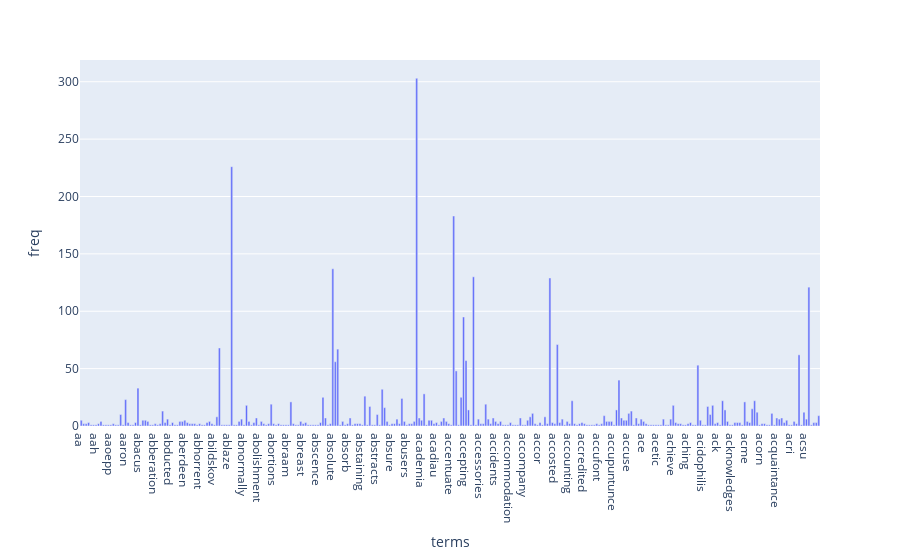

The notebook cell this image was saved under:
### Markdown cell above
<a id='exercise14'></a>
### >>> **Exercise 14 (take home):** 
The chart above contains all the vocabulary, and it's computationally intensive to both compute and visualize. Can you efficiently reduce the number of terms you want to visualize as an exercise.

### Code cell
# Answer here
import numpy as np
import matplotlib.pyplot as plt
import plotly.express as px
import numpy as np
from sklearn.feature_extraction.text import CountVectorizer

## Remove stop words(eg. 'the','and','I') from documents and tokenize only "word"
count_vect = CountVectorizer(stop_words='english', token_pattern=r'\b[a-zA-Z]+\b')
X_counts = count_vect.fit_transform(X.text) #learn the vocabulary and return document-term matrix

term_frequencies = np.asarray(X_counts.sum(axis=0))[0]
df = pd.DataFrame(term_frequencies, columns=['freq'])
df['terms'] = count_vect.get_feature_names_out()

fig = px.bar(df[:300],x='terms',y='freq')
fig.show()

### Figure 1 — Plotly figure (JSON) as saved in the notebook; plotly's stock layout.template omitted (floating-point values rounded to 4 significant figures; data arrays with more than 128 entries replaced by an {"elided": "..."} marker saying what was removed)
{"data": [{"alignmentgroup": "True", "hovertemplate": "terms=%{x}<br>freq=%{y}<extra></extra>", "legendgroup": "", "marker": {"color": "#636efa", "pattern": {"shape": ""}}, "name": "", "offsetgroup": "", "orientation": "v", "showlegend": false, "textposition": "auto", "type": "bar", "x": {"elided": "300 str values"}, "xaxis": "x", "y": {"elided": "300 int values"}, "yaxis": "y"}], "layout": {"barmode": "relative", "legend": {"tracegroupgap": 0}, "margin": {"t": 60}, "xaxis": {"anchor": "y", "domain": [0, 1], "title": {"text": "terms"}}, "yaxis": {"anchor": "x", "domain": [0, 1], "title": {"text": "freq"}}}}
